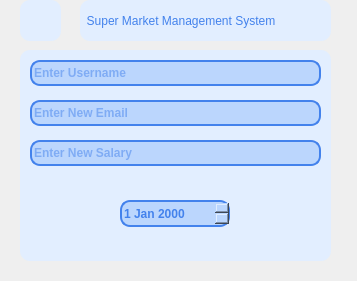
<?xml version="1.0" encoding="UTF-8"?>
<ui version="4.0">
 <class>employeeUpdate</class>
 <widget class="QDialog" name="employeeUpdate">
  <property name="geometry">
   <rect>
    <x>0</x>
    <y>0</y>
    <width>357</width>
    <height>281</height>
   </rect>
  </property>
  <property name="minimumSize">
   <size>
    <width>357</width>
    <height>281</height>
   </size>
  </property>
  <property name="maximumSize">
   <size>
    <width>357</width>
    <height>281</height>
   </size>
  </property>
  <property name="windowTitle">
   <string>Dialog</string>
  </property>
  <widget class="QFrame" name="frameText">
   <property name="geometry">
    <rect>
     <x>20</x>
     <y>50</y>
     <width>311</width>
     <height>211</height>
    </rect>
   </property>
   <property name="styleSheet">
    <string notr="true">QFrame 
{
background-color: #E2EEFF;
border-radius: 10px;
}</string>
   </property>
   <property name="frameShape">
    <enum>QFrame::StyledPanel</enum>
   </property>
   <property name="frameShadow">
    <enum>QFrame::Raised</enum>
   </property>
   <widget class="QLineEdit" name="empUsername">
    <property name="geometry">
     <rect>
      <x>10</x>
      <y>10</y>
      <width>291</width>
      <height>26</height>
     </rect>
    </property>
    <property name="styleSheet">
     <string notr="true">QLineEdit
{
background-color : #BBD6FD;
color: #4382EC;
border: 2px solid #4382EC;
border-radius: 10px;
font-weight: bold;
}

QLineEdit:hover
{
background-color : #BBD6FD;
border: 3px solid #4382EC;
border-radius: 10px;
font-weight: bolder;
}

QLineEdit:focus
{
background-color : #BBD6FD;
border: 3px solid #4382EC;
border-radius: 10px;
color: #4382EC;
font-weight: italic;
}</string>
    </property>
    <property name="echoMode">
     <enum>QLineEdit::Normal</enum>
    </property>
    <property name="placeholderText">
     <string>Enter Username</string>
    </property>
   </widget>
   <widget class="QLineEdit" name="NewEmail">
    <property name="geometry">
     <rect>
      <x>10</x>
      <y>50</y>
      <width>291</width>
      <height>26</height>
     </rect>
    </property>
    <property name="styleSheet">
     <string notr="true">QLineEdit
{
background-color : #BBD6FD;
color: #4382EC;
border: 2px solid #4382EC;
border-radius: 10px;
font-weight: bold;
}

QLineEdit:hover
{
background-color : #BBD6FD;
border: 3px solid #4382EC;
border-radius: 10px;
font-weight: bolder;
}

QLineEdit:focus
{
background-color : #BBD6FD;
border: 3px solid #4382EC;
border-radius: 10px;
color: #4382EC;
font-weight: italic;
}</string>
    </property>
    <property name="echoMode">
     <enum>QLineEdit::Normal</enum>
    </property>
    <property name="placeholderText">
     <string>Enter New Email</string>
    </property>
   </widget>
   <widget class="QLineEdit" name="NewSalary">
    <property name="geometry">
     <rect>
      <x>10</x>
      <y>90</y>
      <width>291</width>
      <height>26</height>
     </rect>
    </property>
    <property name="styleSheet">
     <string notr="true">QLineEdit
{
background-color : #BBD6FD;
color: #4382EC;
border: 2px solid #4382EC;
border-radius: 10px;
font-weight: bold;
}

QLineEdit:hover
{
background-color : #BBD6FD;
border: 3px solid #4382EC;
border-radius: 10px;
font-weight: bolder;
}

QLineEdit:focus
{
background-color : #BBD6FD;
border: 3px solid #4382EC;
border-radius: 10px;
color: #4382EC;
font-weight: italic;
}</string>
    </property>
    <property name="echoMode">
     <enum>QLineEdit::Normal</enum>
    </property>
    <property name="placeholderText">
     <string>Enter New Salary</string>
    </property>
   </widget>
   <widget class="QPushButton" name="buttonClear">
    <property name="geometry">
     <rect>
      <x>250</x>
      <y>140</y>
      <width>41</width>
      <height>41</height>
     </rect>
    </property>
    <property name="styleSheet">
     <string notr="true">QPushButton
{
image:url(&quot;:/images/Clear.svg&quot;);
background-color: #E2EEFF;
color: white;
border-radius: 10px;
text-align: center;
}

QPushButton:hover {
	color: #4382EC;
	font-weight: bold;
	background-color: #E2EEFF;
	border-radius: 10px;
	border: 2px solid #4382EC;
}

QPushButton:pressed {
color: #E2EEFF;
border: 4px solid #BBD6FD;
}
	</string>
    </property>
    <property name="text">
     <string/>
    </property>
   </widget>
   <widget class="QPushButton" name="buttonSave">
    <property name="geometry">
     <rect>
      <x>20</x>
      <y>150</y>
      <width>31</width>
      <height>31</height>
     </rect>
    </property>
    <property name="styleSheet">
     <string notr="true">QPushButton
{
image:url(&quot;:/images/Save.svg&quot;);
background-color: #E2EEFF;
color: white;
border-radius: 10px;
text-align: center;
}

QPushButton:hover {
	color: #4382EC;
	font-weight: bold;
	background-color: #E2EEFF;
	border-radius: 10px;
	border: 2px solid #4382EC;
	padding: 2px;
}

QPushButton:pressed {
color: #E2EEFF;
border: 4px solid #BBD6FD;
}
	</string>
    </property>
    <property name="text">
     <string/>
    </property>
   </widget>
   <widget class="QDateEdit" name="newEmpHireDate">
    <property name="geometry">
     <rect>
      <x>100</x>
      <y>150</y>
      <width>110</width>
      <height>27</height>
     </rect>
    </property>
    <property name="styleSheet">
     <string notr="true">QDateEdit#newEmpHireDate
{
background-color : #BBD6FD;
color: #4382EC;
border: 2px solid #4382EC;
border-radius: 10px;
font-weight: bold; 
}

QDateEdit#newEmpHireDate:hover
{
background-color : #BBD6FD;
border: 3px solid #4382EC;
border-radius: 10px;
font-weight: bolder;
}

QDateEdit#newEmpHireDate:focus
{
background-color : #BBD6FD;
border: 3px solid #4382EC;
border-radius: 10px;
color: #4382EC;
font-weight: italic;
}</string>
    </property>
   </widget>
  </widget>
  <widget class="QLabel" name="label_2">
   <property name="geometry">
    <rect>
     <x>330</x>
     <y>190</y>
     <width>51</width>
     <height>20</height>
    </rect>
   </property>
   <property name="styleSheet">
    <string notr="true">QLabel#label_2
{
color:#BBD6FD;
}</string>
   </property>
   <property name="text">
    <string/>
   </property>
  </widget>
  <widget class="QLabel" name="labelAppName">
   <property name="geometry">
    <rect>
     <x>80</x>
     <y>0</y>
     <width>251</width>
     <height>41</height>
    </rect>
   </property>
   <property name="styleSheet">
    <string notr="true">QLabel {
	color: #4382EC;
	font: 900 11pt &quot;Roboto&quot;;
	border-radius: 10px;
	text-align: center;
	background-color: #E2EEFF;
}
	</string>
   </property>
   <property name="text">
    <string>  Super Market Management System  </string>
   </property>
  </widget>
  <widget class="QPushButton" name="buttonBack">
   <property name="geometry">
    <rect>
     <x>20</x>
     <y>0</y>
     <width>41</width>
     <height>41</height>
    </rect>
   </property>
   <property name="styleSheet">
    <string notr="true">QPushButton
{
image:url(&quot;:/images/Back.svg&quot;);
background-color: #E2EEFF;
color: white;
border-radius: 10px;
text-align: center;
}

QPushButton:hover {
	color: #4382EC;
	font-weight: bold;
	background-color: #E2EEFF;
	border-radius: 10px;
	border: 2px solid #4382EC;
}

QPushButton:pressed {
color: #E2EEFF;
border: 4px solid #BBD6FD;
}
	</string>
   </property>
   <property name="text">
    <string/>
   </property>
  </widget>
 </widget>
 <resources/>
 <connections/>
</ui>
